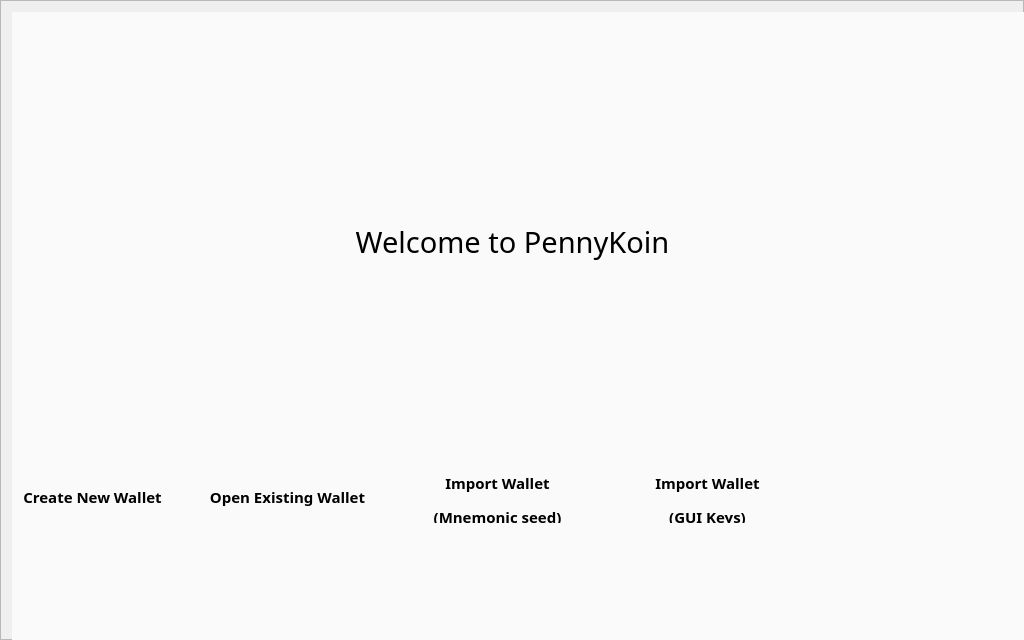
<?xml version="1.0" encoding="UTF-8"?>
<ui version="4.0">
 <class>WelcomeFrame</class>
 <widget class="QFrame" name="WelcomeFrame">
  <property name="geometry">
   <rect>
    <x>0</x>
    <y>0</y>
    <width>1024</width>
    <height>640</height>
   </rect>
  </property>
  <property name="minimumSize">
   <size>
    <width>1024</width>
    <height>640</height>
   </size>
  </property>
  <property name="font">
   <font>
    <family>Poppins</family>
    <pointsize>9</pointsize>
   </font>
  </property>
  <property name="windowTitle">
   <string>Frame</string>
  </property>
  <property name="styleSheet">
   <string notr="true">color: #rgb(48, 48, 48); 
border: 0px; background-color: #ffffff;</string>
  </property>
  <property name="frameShape">
   <enum>QFrame::StyledPanel</enum>
  </property>
  <property name="frameShadow">
   <enum>QFrame::Raised</enum>
  </property>
  <layout class="QVBoxLayout" name="verticalLayout">
   <item>
    <widget class="QGroupBox" name="groupBox">
     <property name="minimumSize">
      <size>
       <width>1300</width>
       <height>640</height>
      </size>
     </property>
     <property name="mouseTracking">
      <bool>false</bool>
     </property>
     <property name="styleSheet">
      <string notr="true">border: 0px;
color: rgb(0, 0, 0);
background-color: rgb(250, 250, 250);
font-family: Poppins;</string>
     </property>
     <property name="title">
      <string/>
     </property>
     <widget class="QLabel" name="label_4">
      <property name="geometry">
       <rect>
        <x>-10</x>
        <y>200</y>
        <width>1021</width>
        <height>61</height>
       </rect>
      </property>
      <property name="font">
       <font>
        <family>Poppins</family>
       </font>
      </property>
      <property name="styleSheet">
       <string notr="true">color: rgb(0, 0, 0);</string>
      </property>
      <property name="text">
       <string>&lt;html&gt;&lt;head/&gt;&lt;body&gt;&lt;p align=&quot;center&quot;&gt;&lt;span style=&quot; font-size:22pt; color:#000000;&quot;&gt;Welcome to PennyKoin&lt;/span&gt;&lt;/p&gt;&lt;/body&gt;&lt;/html&gt;</string>
      </property>
      <property name="alignment">
       <set>Qt::AlignCenter</set>
      </property>
     </widget>
     <widget class="QPushButton" name="pushButton">
      <property name="geometry">
       <rect>
        <x>20</x>
        <y>310</y>
        <width>121</width>
        <height>121</height>
       </rect>
      </property>
      <property name="font">
       <font>
        <family>Poppins</family>
        <pointsize>10</pointsize>
       </font>
      </property>
      <property name="cursor">
       <cursorShape>PointingHandCursor</cursorShape>
      </property>
      <property name="whatsThis">
       <string/>
      </property>
      <property name="autoFillBackground">
       <bool>false</bool>
      </property>
      <property name="styleSheet">
       <string notr="true">image: url(:/images/images/newwallet.png);</string>
      </property>
      <property name="text">
       <string/>
      </property>
     </widget>
     <widget class="QPushButton" name="pushButton_2">
      <property name="geometry">
       <rect>
        <x>210</x>
        <y>310</y>
        <width>131</width>
        <height>121</height>
       </rect>
      </property>
      <property name="font">
       <font>
        <family>Poppins</family>
        <pointsize>10</pointsize>
       </font>
      </property>
      <property name="cursor">
       <cursorShape>PointingHandCursor</cursorShape>
      </property>
      <property name="styleSheet">
       <string notr="true">image: url(:/images/images/openwallet.png);</string>
      </property>
      <property name="text">
       <string/>
      </property>
     </widget>
     <widget class="QPushButton" name="seedButton">
      <property name="geometry">
       <rect>
        <x>420</x>
        <y>310</y>
        <width>131</width>
        <height>121</height>
       </rect>
      </property>
      <property name="font">
       <font>
        <family>Poppins</family>
        <pointsize>10</pointsize>
       </font>
      </property>
      <property name="cursor">
       <cursorShape>PointingHandCursor</cursorShape>
      </property>
      <property name="styleSheet">
       <string notr="true">image: url(:/images/images/importseed.png);</string>
      </property>
      <property name="text">
       <string/>
      </property>
     </widget>
     <widget class="QPushButton" name="guikeyButton">
      <property name="geometry">
       <rect>
        <x>630</x>
        <y>310</y>
        <width>131</width>
        <height>121</height>
       </rect>
      </property>
      <property name="font">
       <font>
        <family>Poppins</family>
        <pointsize>10</pointsize>
       </font>
      </property>
      <property name="cursor">
       <cursorShape>PointingHandCursor</cursorShape>
      </property>
      <property name="styleSheet">
       <string notr="true">image: url(:/images/images/import_guikey.png);</string>
      </property>
      <property name="text">
       <string/>
      </property>
     </widget>
     <widget class="QLabel" name="label_5">
      <property name="geometry">
       <rect>
        <x>-10</x>
        <y>20</y>
        <width>1021</width>
        <height>171</height>
       </rect>
      </property>
      <property name="font">
       <font>
        <family>Poppins</family>
       </font>
      </property>
      <property name="styleSheet">
       <string notr="true">image: url(:/images/images/apple-touch-icon.png);</string>
      </property>
      <property name="text">
       <string/>
      </property>
      <property name="alignment">
       <set>Qt::AlignCenter</set>
      </property>
     </widget>
     <widget class="QLabel" name="label">
      <property name="geometry">
       <rect>
        <x>400</x>
        <y>460</y>
        <width>171</width>
        <height>51</height>
       </rect>
      </property>
      <property name="styleSheet">
       <string notr="true">color: rgb(0, 0, 0);</string>
      </property>
      <property name="text">
       <string>&lt;html&gt;&lt;head/&gt;&lt;body&gt;&lt;p align=&quot;center&quot;&gt;&lt;span style=&quot; font-size:11pt; font-weight:600;&quot;&gt;Import Wallet&lt;/span&gt;&lt;/p&gt;&lt;p align=&quot;center&quot;&gt;&lt;span style=&quot; font-size:11pt; font-weight:600;&quot;&gt;(Mnemonic seed)&lt;/span&gt;&lt;/p&gt;&lt;/body&gt;&lt;/html&gt;</string>
      </property>
     </widget>
     <widget class="QLabel" name="label_2">
      <property name="geometry">
       <rect>
        <x>0</x>
        <y>460</y>
        <width>161</width>
        <height>51</height>
       </rect>
      </property>
      <property name="styleSheet">
       <string notr="true">color: rgb(0, 0, 0);</string>
      </property>
      <property name="text">
       <string>&lt;html&gt;&lt;head/&gt;&lt;body&gt;&lt;p align=&quot;center&quot;&gt;&lt;span style=&quot; font-size:11pt; font-weight:600;&quot;&gt;Create New Wallet&lt;/span&gt;&lt;/p&gt;&lt;/body&gt;&lt;/html&gt;</string>
      </property>
     </widget>
     <widget class="QLabel" name="label_3">
      <property name="geometry">
       <rect>
        <x>190</x>
        <y>460</y>
        <width>171</width>
        <height>51</height>
       </rect>
      </property>
      <property name="styleSheet">
       <string notr="true">color: rgb(0, 0, 0);</string>
      </property>
      <property name="text">
       <string>&lt;html&gt;&lt;head/&gt;&lt;body&gt;&lt;p align=&quot;center&quot;&gt;&lt;span style=&quot; font-size:11pt; font-weight:600;&quot;&gt;Open Existing Wallet&lt;/span&gt;&lt;/p&gt;&lt;/body&gt;&lt;/html&gt;</string>
      </property>
     </widget>
     <widget class="QLabel" name="label_6">
      <property name="geometry">
       <rect>
        <x>610</x>
        <y>460</y>
        <width>171</width>
        <height>51</height>
       </rect>
      </property>
      <property name="styleSheet">
       <string notr="true">color: rgb(0, 0, 0);</string>
      </property>
      <property name="text">
       <string>&lt;html&gt;&lt;head/&gt;&lt;body&gt;&lt;p align=&quot;center&quot;&gt;&lt;span style=&quot; font-size:11pt; font-weight:600;&quot;&gt;Import Wallet&lt;/span&gt;&lt;/p&gt;&lt;p align=&quot;center&quot;&gt;&lt;span style=&quot; font-size:11pt; font-weight:600;&quot;&gt;(GUI Keys)&lt;/span&gt;&lt;/p&gt;&lt;/body&gt;&lt;/html&gt;</string>
      </property>
     </widget>
    </widget>
   </item>
  </layout>
 </widget>
 <resources/>
 <connections>
  <connection>
   <sender>pushButton</sender>
   <signal>clicked()</signal>
   <receiver>WelcomeFrame</receiver>
   <slot>createWallet()</slot>
   <hints>
    <hint type="sourcelabel">
     <x>244</x>
     <y>248</y>
    </hint>
    <hint type="destinationlabel">
     <x>379</x>
     <y>234</y>
    </hint>
   </hints>
  </connection>
  <connection>
   <sender>pushButton_2</sender>
   <signal>clicked()</signal>
   <receiver>WelcomeFrame</receiver>
   <slot>openWallet()</slot>
   <hints>
    <hint type="sourcelabel">
     <x>474</x>
     <y>248</y>
    </hint>
    <hint type="destinationlabel">
     <x>379</x>
     <y>234</y>
    </hint>
   </hints>
  </connection>
  <connection>
   <sender>seedButton</sender>
   <signal>clicked()</signal>
   <receiver>WelcomeFrame</receiver>
   <slot>importSeed()</slot>
   <hints>
    <hint type="sourcelabel">
     <x>403</x>
     <y>308</y>
    </hint>
    <hint type="destinationlabel">
     <x>408</x>
     <y>308</y>
    </hint>
   </hints>
  </connection>
  <connection>
   <sender>guikeyButton</sender>
   <signal>clicked()</signal>
   <receiver>WelcomeFrame</receiver>
   <slot>importKey()</slot>
   <hints>
    <hint type="sourcelabel">
     <x>403</x>
     <y>368</y>
    </hint>
    <hint type="destinationlabel">
     <x>408</x>
     <y>308</y>
    </hint>
   </hints>
  </connection>
 </connections>
 <slots>
  <signal>createWalletClickedSignal()</signal>
  <signal>openWalletClickedSignal()</signal>
  <slot>okClicked()</slot>
  <slot>passwordChanged(QString)</slot>
 </slots>
</ui>
